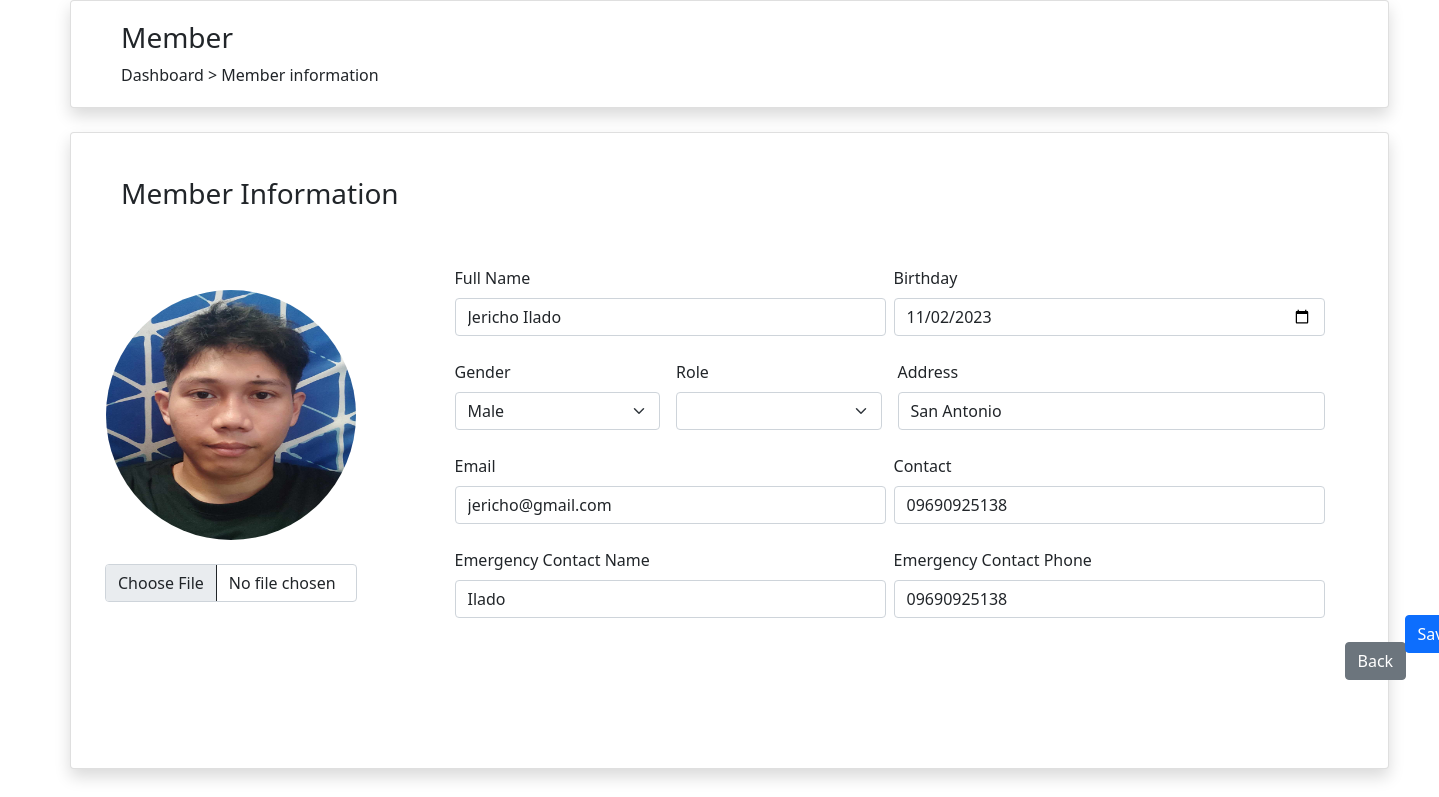
The app's page /ADMIN/member/memberedit.php?id=2 with its own data.
### tables this page shows
CREATE TABLE `qrcode` (
  `id` int(11) NOT NULL,
  `qrtext` varchar(99) NOT NULL,
  `birthday` varchar(99) NOT NULL,
  `gender` varchar(99) NOT NULL,
  `address` varchar(99) NOT NULL,
  `contact` varchar(11) NOT NULL,
  `email` varchar(50) NOT NULL,
  `ecname` varchar(99) NOT NULL,
  `eccontact` varchar(11) NOT NULL,
  `status` int(11) NOT NULL,
  `image_path1` varchar(99) NOT NULL,
  `qrimage` varchar(99) NOT NULL
);

### ADMIN/member/memberedit.php (the view, shortened to what this page needs)
<?php
    require 'dbcon.php';
?>
<div class="col-xl-11 col-lg-12" style="margin-left: 70px;" >
<div class="card shadow mb-8">
    <h3 style="margin-left: 50px; margin-top: 20px;">Member</h3>
    <h7 style="margin-left: 50px; margin-bottom: 20px;">Dashboard > Member information </h7>
</div>
</div>
<div class="col-xl-11 col-lg-12" style="margin-left: 70px;">
<div class="card shadow mb-8">
    <br>
    <h3 style="margin-left: 50px; margin-top: 20px;">Member Information</h3>
    <br>
    <br>
    <form method="POST" action="member/membercode.php" enctype="multipart/form-data">
    <?php
                        if(isset($_GET['id']))
                        {
                            $student_id = mysqli_real_escape_string($con, $_GET['id']);
                            $query = "SELECT * FROM qrcode WHERE id='$student_id' ";
                            $query_run = mysqli_query($con, $query);
                            if(mysqli_num_rows($query_run) > 0)
                            {
                                $student = mysqli_fetch_array($query_run);
                                ?>
        <div class="row">
          <div class="col-xl-2 col-lg-4" style="margin-left: 10px;  margin-top: 100px;" >
            <div class="col g-6">
              <div class="p-4" style="width: 300px; margin-top: -100px;">
                  <div class="text-center">
                      <img id="preview"
                           src="member/images/<?=$student['image_path1'];?>"
                           style="width: 250px;; height: 250px;;"
                           class="rounded rounded-circle" alt="placeholder">
                  </div>
                  <br>
                  <div class="col">
                    <div class="col g-6">
                    <input type="file" name="editmember_uploadfile" id="editmember_uploadfile"  class="form-control" accept="image/*"
                           onchange="editPreview(this, 'image-preview')" >
                    </div>
                </div>
              </div>
          </div>
          </div>
          <div class="col-xl-8 col-lg-7" style="margin-left: 150px;" >
            <div class="row g-2">
                    <div class="col">
                      <label for="editemployeefname" class="form-label">Full Name</label>
                      <input type="text" class="form-control" id="editmember_qrtext" name="editmember_qrtext" value="<?= $student['qrtext']; ?>">
                    </div>
                    <div class="col">
                      <label for="editemployeelname" class="form-label">Birthday</label>
                      <input type="date" class="form-control" id="editmember_birthday" name="editmember_birthday" value="<?= $student['birthday']; ?>">
                    </div>
                    </div>
                    <br>
                    <div class="row g-3">
                    <div class="col">
                        <label for="editemployeegender" class="form-label">Gender</label>
                        <select class="form-select" id="editmember_gender" name="editmember_gender">
                          <option selected><?= $student['gender']; ?></option>
                        </select>
                      </div><div class="col">
                        <label for="editemployeegender" class="form-label">Role</label>
                        <select class="form-select" id="editmember_role" name="editmember_role">
                          <option selected><?= $student['role']; ?></option>
                          <option value="Member">Member</option>
                        </select>
                      </div>
                    <div class="col-md-6">
                      <label for="editemployeelname" class="form-label">Address</label>
                      <input type="text" class="form-control" id="editmember_address" name="editmember_address" value="<?= $student['address']; ?>">
                    </div>
                    </div>
                    <br>
                    <div class="row g-2">
                    <div class="col">
                      <label for="editemployeefname" class="form-label">Email</label>
                      <input type="email" class="form-control" id="editmember_email" name="editmember_email" value="<?= $student['email']; ?>">
                    </div>
                    <div class="col">
                      <label for="editemployeelname" class="form-label">Contact</label>
                      <input type="number" class="form-control" id="editmember_contact" name="editmember_contact" value="<?= $student['contact']; ?>">
                    </div>
                    </div>
                    <br>
                    <div class="row g-2">
                    <div class="col">
                      <label for="editemployeefname" class="form-label">Emergency Contact Name</label>
                      <input type="text" class="form-control" id="editmember_ecname" name="editmember_ecname" value="<?= $student['ecname']; ?>">
                    </div>
                    <div class="col">
                      <label for="editemployeelname" class="form-label">Emergency Contact Phone</label>
                      <input type="number" class="form-control" id="editmember_eccontact" name="editmember_eccontact" value="<?= $student['eccontact']; ?>">
                    </div>
                    </div>
                    <br>
                    <div class="footer">
                    <a href="memberlayout.php">
                    <input type="button" name="back-btn" value="Back" class="btn btn-secondary" style="margin-left: 890px;"/>
                    </a>
                    <input type="submit" name="editmember_btn" value="Save" class="btn btn-primary" style="margin-left: 950px; margin-top: -65px;"/>
                    </div>
                    <br>
    <br>
    <br>
             </form>
             <?php
                            }
                            else
                            {
                                echo "<h4>No Such Id Found</h4>";
                            }
                        }
                        ?>
</div>
</div>
<link rel="stylesheet" href="https://cdn.jsdelivr.net/npm/bootstrap@5.1.3/dist/css/bootstrap.min.css">

### records on screen
qrcode: image_path1 (picture), editmember_qrtext "Jericho Ilado", editmember_birthday "11/02/2023", editmember_gender "Male", editmember_address "San Antonio", editmember_email "jericho@gmail.com", editmember_contact "09690925138", editmember_ecname "Ilado", editmember_eccontact "09690925138"
